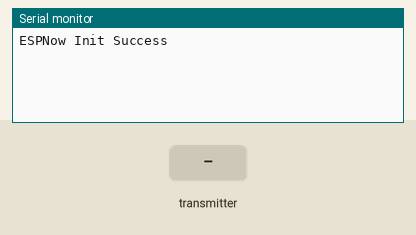
Recording of a sketch running on a simulated ESP32. On the bench: the last lines printed to the serial monitor. Inputs (shaded band) come from the test bench.

Above: at 1.2 s.
1.3 s: the transmitter starts sending name = 0
At 1.61 s:
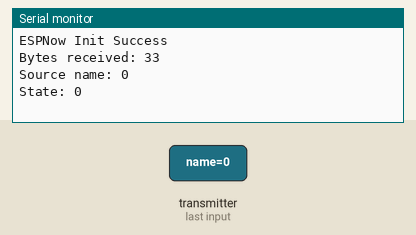
2.8 s: the transmitter starts sending activation_state = 1
At 3.11 s:
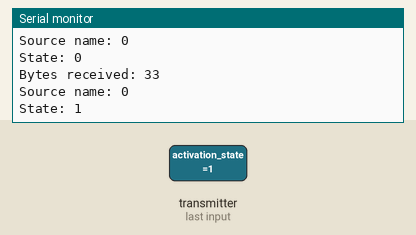

Measured:
- after the input at 1.3 s, the serial monitor: prints a new line at once (image 1)
- after the input at 2.8 s, the serial monitor: prints a new line at once (image 2)

The sketch:

esp_now_receiver_0.ino
```cpp
#include <esp_now.h>
#include <WiFi.h>


typedef struct struct_message {
    char name[32];
    bool activation_state ;
} struct_message;

struct_message data_received;


void init_ESPNow() {
  WiFi.disconnect();
  if (esp_now_init() == ESP_OK) {
    Serial.println("ESPNow Init Success");
  }
  else {
    Serial.println("ESPNow Init Failed");
    ESP.restart();
  }
}

// callback function that will be executed when data is received
void data_reception(const esp_now_recv_info* mac_addr, const unsigned char* data, int len) {
  memcpy(&data_received, data, sizeof(data_received));
  Serial.print("Bytes received: "); // ca ca degagera DEBUG
  Serial.println(len);

  Serial.print("Source name: "); // ca aussi t'aura juste les données en dessous
  Serial.println(data_received.name); //char[32] (enfait les types sont dans le struct tout en haut)

  Serial.print("State: "); // et la aussi mais tu t'en doutais deja
  Serial.println(data_received.activation_state); //boolean pour l'instant
}

// void configDeviceAP() {
//   char* SSID = "Slave_1";
//   bool result = WiFi.softAP(SSID, "Slave_1_Password", CHANNEL, 0);
//   if (!result) {
//     Serial.println("AP Config failed.");
//   } else {
//     Serial.println("AP Config Success. Broadcasting with AP: " + String(SSID));
//   }
// }

void setup() {
  Serial.begin(115200);

  WiFi.mode(WIFI_STA);
  // configDeviceAP();
  init_ESPNow();
  esp_now_register_recv_cb(data_reception);
}

void loop() {
//si tu veux simuler tu appelles la fonction data_reception
}
```
